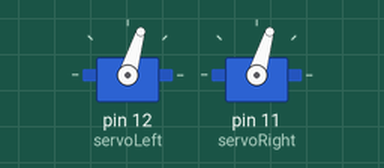
Simulated run of this sketch. Board: Arduino Uno, built with avr-gcc and run on an emulated ATmega328P. On the bench: 2 × servo.

Above: at 0.05 s.
At 6.75 s:
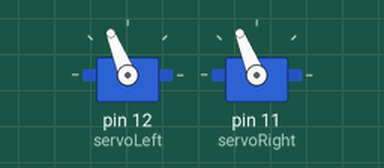
At 13.45 s:
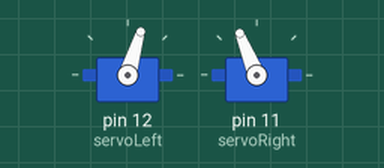
At 26.75 s:
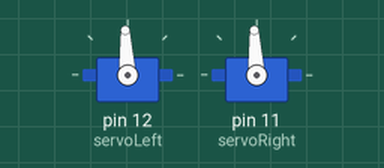
Timing chart, 0 to 34.8 s (numbered marks = the images above):
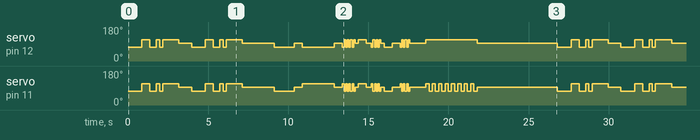

Measured:
- by itself, servo on pin 12 (servoLeft), servo on pin 11 (servoRight): moves between 73° and 112°, repeating every 26.8 s

The sketch:

moving_servo.ino
```cpp
#include <Servo.h>
Servo servoRight;
Servo servoLeft;

void setup() {
  // put your setup code here, to run once:
  servoLeft.attach(12);
  servoRight.attach(11);
  servoLeft.writeMicroseconds(1500);
  servoRight.writeMicroseconds(1500);

}

void stopServos(){
  servoLeft.writeMicroseconds(1500);
  servoRight.writeMicroseconds(1500);
}

void forwardServos(){
  servoLeft.writeMicroseconds(1700);
  servoRight.writeMicroseconds(1300);
}

void backwardServos(){
  servoLeft.writeMicroseconds(1300);
  servoRight.writeMicroseconds(1700);

}

void leftServos(){
  servoLeft.writeMicroseconds(1300);
  servoRight.writeMicroseconds(1300);
}

void rightServos(){
  servoLeft.writeMicroseconds(1700);
  servoRight.writeMicroseconds(1700);


}
void loop() {
  leftServos();
  delay(870);
  rightServos();
  delay(500);
  leftServos();
  delay(400);
  rightServos();
  delay(200);
  leftServos();
  delay(200);
  rightServos();
  delay(1000);
  stopServos();
  delay(800);
  leftServos();
  delay(860);
  rightServos();
  delay(500);
  leftServos();
  delay(400);
  rightServos();
  delay(200);
  leftServos();
  delay(200);
  rightServos();
  delay(1000);
  stopServos();
  delay(2000);


  leftServos();
  delay(1250);
  stopServos();
  delay(500);
  backwardServos();
  delay(2000);
  stopServos();
  delay(500);
  backwardServos();
  delay(100);
  forwardServos();
  delay(100);
  backwardServos();
  delay(100);
  forwardServos();
  delay(100);
  backwardServos();
  delay(100);
  forwardServos();
  delay(100);
  backwardServos();
  delay(100);
  forwardServos();
  delay(100);
  stopServos();
  delay(200);
  rightServos();
  delay(500);

  //Rightfoot
  stopServos();
  delay(300);
  backwardServos();
  delay(100);
  forwardServos();
  delay(100);
  backwardServos();
  delay(100);
  forwardServos();
  delay(100);
  backwardServos();
  delay(100);
  forwardServos();
  delay(100);
  stopServos();
  delay(200);
  leftServos();
  delay(500);


  stopServos();
  delay(500);
  backwardServos();
  delay(100);
  forwardServos();
  delay(100);
  backwardServos();
  delay(100);
  forwardServos();
  delay(100);
  backwardServos();
  delay(100);
  forwardServos();
  delay(100);
  stopServos();
  delay(1000);


  rightServos();
  delay(200);
  forwardServos();
  delay(200);
  rightServos();
  delay(200);
  forwardServos();
  delay(200);
  rightServos();
  delay(200);
  forwardServos();
  delay(200);
  rightServos();
  delay(200);
  forwardServos();
  delay(200);
  rightServos();
  delay(200);
  forwardServos();
  delay(200);
  rightServos();
  delay(200);
  forwardServos();
  delay(200);
  rightServos();
  delay(200);
  forwardServos();
  delay(200);
  rightServos();
  delay(200);
  forwardServos();
  delay(200);
  stopServos();
  delay(5000);


  // put your main code here, to run repeatedly:

}
```
